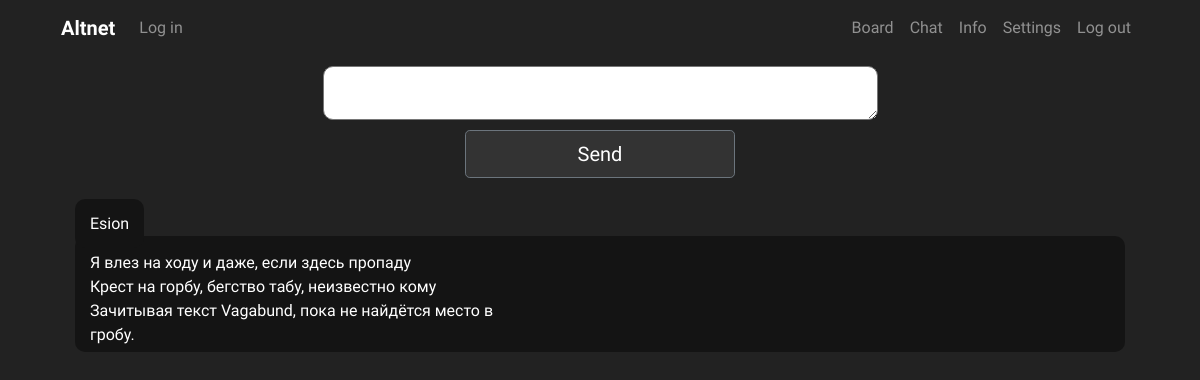
Before: /chat/6/ with the older database file.
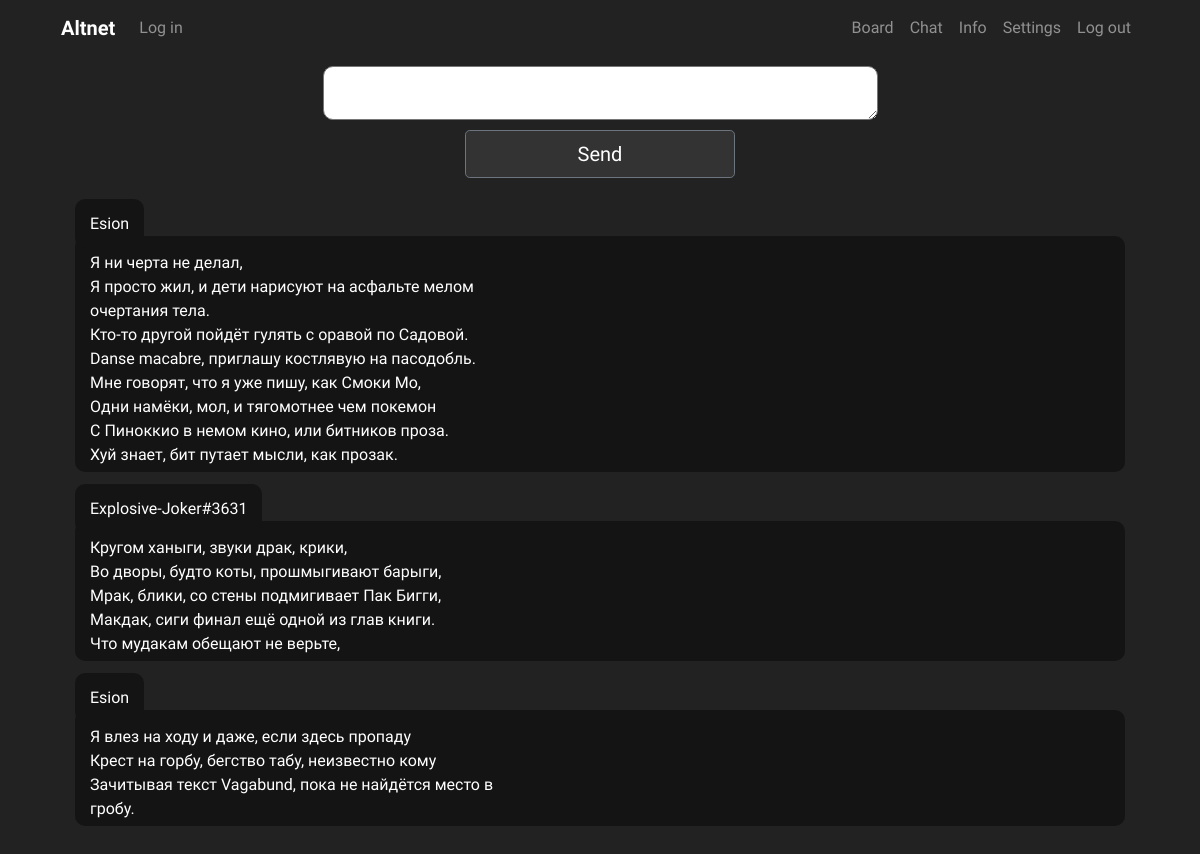
After: the same page with the newer database file.
### chat/models.py (models this page shows, shortened)
class Message(models.Model):
    message_author = models.CharField('Message author', max_length=150, blank=False, null=False)
    message_room = models.ForeignKey(Room, on_delete=models.CASCADE)
    message_text = models.TextField(blank=False, null=False, max_length=1000)
    message_media = models.ImageField(upload_to=user_chat_directory_path, blank=True, null=True)
    pub_date = models.DateTimeField('Date published', auto_now=True)

### chat/views.py (the view, shortened to what this page needs)
# urls.py: path('<str:room_id>/', views.room, name='room'),
def room(request, room_id):
    chat_form = SendMessage()
    room_info = Room.objects.get(id=room_id)
    try:
        is_banned = Ban.objects.get(username=request.user.username, room=room_info)
        if is_banned:
            raise BadRequest('You are banned')
    except ObjectDoesNotExist:
        pass
    room_visitors = Pool.objects.filter(room_name=room_info)
    template = loader.get_template('room.html')
    if request.user.is_authenticated:
        username = request.user.username
        loc_option = Hikka.objects.get(user=request.user.id).language_code
        authorised = True
    else:
        username = anonymous_validator(request)
        loc_option = 0
        authorised = False
    messages = Message.objects.filter(message_room__id=room_id).order_by('-pub_date')
    short_msg = [i.message_text.strip(':') for i in messages]
    print(short_msg)
    room_name = room_info.name
    context = {
        'visitors': room_visitors,
        'is_hidden': room_info.is_hidden,
        'media_autoplay': room_info.is_autoplay,
        'media_tolerance': room_info.is_media_tolerant,
        'change_language_code_form': EditLangCode(),
        'edit_description_form': EditDescription(),
        'edit_name_form': EditName(),
        'loc': loc_resolver('room'),
        'lang': loc_option,
        'room_name': room_name,
        'messages': messages,
        'chat_form': chat_form,
        'username': username,
        'room_id': room_id,
        'authorised': authorised,
        'room_description': room_info.description,
        'short': short_msg,
    }
    return HttpResponse(template.render(context, request))

### chat/forms.py
class EditLangCode(forms.ModelForm):
    language_code = forms.CharField(label='Edit Language Code', max_length=10)
    class Meta:
        model = Room
        fields = ['language_code',]

class EditDescription(forms.ModelForm):
    description = forms.CharField(label='Room description', max_length=200)
    class Meta:
        model = Room
        fields = ['description',]

### board/templatetags/loc_extra.py (called while the page is built)
@register.filter
def return_item(l, i):
    try:
        return l[i]
    except:
        return None

### board/views.py (called while the page is built)
def random_name():
    noun = ['Apple', 'Grape', 'Hero', 'Nickel', 'Zinc', 'Rock', 'Paper', 'Joker', 'Beat', 'Aug', 'Runner', 'Miracle']
    adjective = ['Shitty', 'Slippy', 'Explosive', 'Luminous', 'Advanced', 'Creative', 'Burning', 'Sweaty', 'Leet',
                 'Apex', 'Funny', 'Raging']
    tag = ['1', '2', '3', '4', '5', '6', '7', '8', '9', '0']
    randomized_tag = choices(tag, k=4)
    return ''.join(adjective[randint(0, len(adjective)-1)]) + '-' + ''.join(noun[randint(0, len(noun)-1)]) + '#' + \
           ''.join(randomized_tag)

### chat/templates/room.html (shortened to what this page needs)
{% extends 'chat_hat.html' %}
{% block content %}
{% load loc_extra %}
{% load static %}
</head>
<body>
    <div>
<div class="row d-flex justify-content-center">
    <textarea style="width: 50%; border-radius: 10px; margin-top: 10px;" id="chat-message-input" rows="2" name="message_text" type="text" size="100">
    </textarea>
</div>
    <div class="col- d-flex justify-content-center">
    <input class="btn btn-secondary btn-lg btn-block" style="width: 25%; margin-bottom: 10px; margin-top: 10px;" id="chat-message-submit" name="chat-message-submit" type="submit" value="Send">
</div>
</div>
    <br />
  <div class="col-lg-12 col-sm-12 col-md-12">
    <div id="chat-log" class="chat-log" cols="120" rows="20" style="color:#fff; background-color:#222222; border:none">
        {% for message in messages %}
        {% if message.message_author == username %}
        <div class="text-right">
            <span style="background: #1c1919; padding: 15px; border-radius:10px;">{{ message.message_author }}</span>
        <div style="background: #1c1919; margin-bottom: 25px; padding: 15px; border-radius: 10px; padding-bottom: 5px;
                    word-wrap: break-word;">
        {{ message.message_text|linebreaksbr }} <br />
        </div></div>
        {% else %}
        <span style="background: #141414; padding: 15px; border-radius:10px;">
            {{ message.message_author }}
        </span>
        <div style="background: #141414; margin-bottom: 25px; padding: 15px; border-radius: 10px; padding-bottom: 5px;
                    word-wrap: break-word;">
        <span style="align: right">{{ message.message_text|wordwrap:50|linebreaksbr }}</span>
        </div>
        {% endif %}
        {% endfor %}
    </div><br>
</div>
</body>
{% endblock %}

Changed rows visible on the page:
added Message: message_author "Esion", message_text "Я ни черта не делал, Я просто жил, и дети нарисуют на асфальте мелом очертания тела. Кто-то другой пойдёт гулять с оравой по Садовой. Danse macabre, приглашу костлявую на пасодобль. Мне говорят, что я уже пишу, как Смоки Мо, Одни намёки, мол, и тягомотнее чем покемон С Пиноккио в немом кино, или битников проза. Хуй знает, бит путает мысли, как прозак."
added Message: message_author "Explosive-Joker#3631", message_text "Кругом ханыги, звуки драк, крики, Во дворы, будто коты, прошмыгивают барыги, Мрак, блики, со стены подмигивает Пак Бигги, Макдак, сиги финал ещё одной из глав книги. Что мудакам обещают не верьте,"
